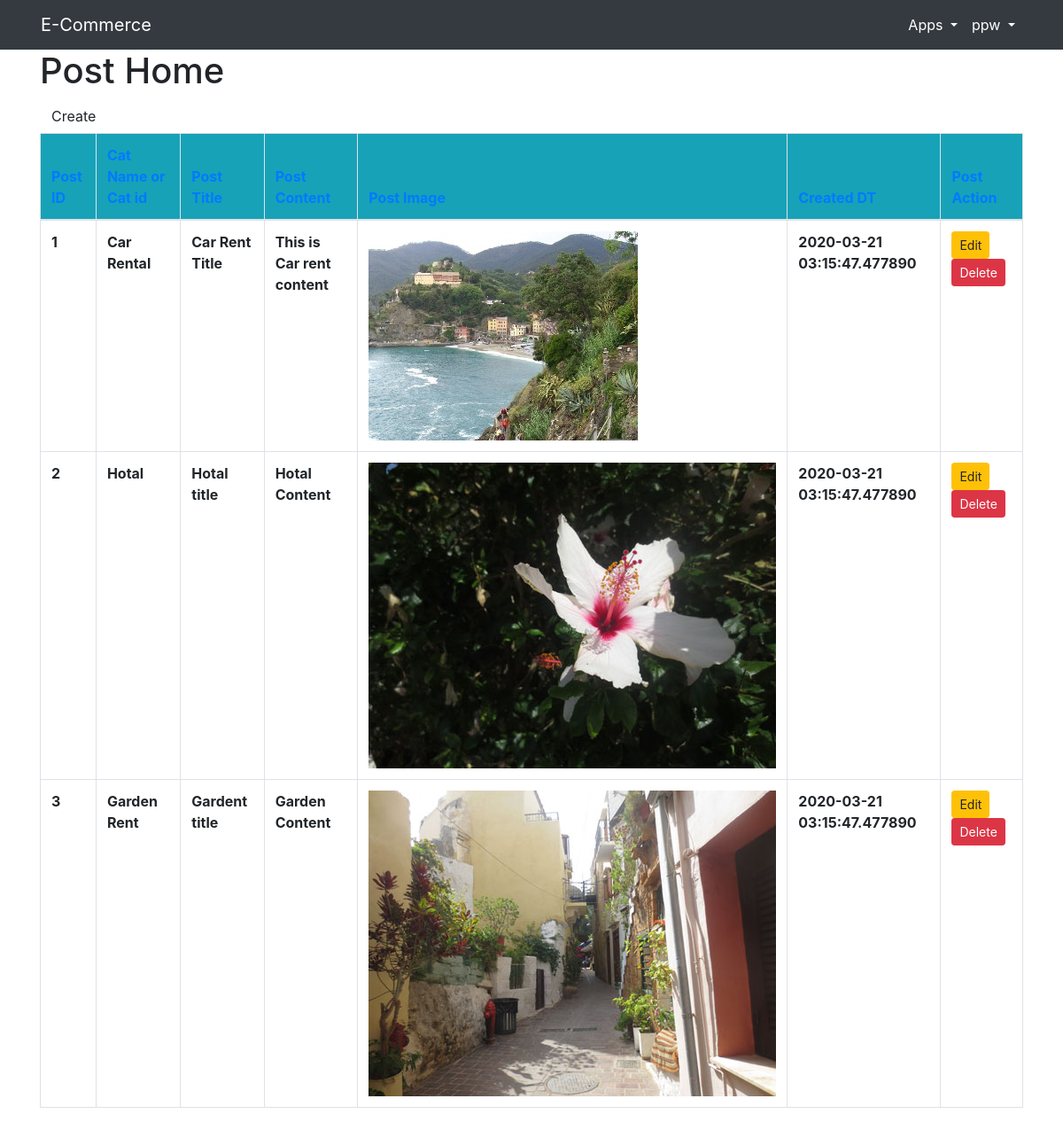
/post (signed in), run on the app's committed database.
### app.py (models this page shows)
class Post(db.Model):
    id = db.Column(db.Integer,primary_key=True)
    title = db.Column(db.String(200),nullable=False)
    image = db.Column(db.String(200),nullable=False)
    content = db.Column(db.String(200),nullable=False)
    cat_id = db.Column(db.Integer)
    created_at = db.Column(db.DateTime,default=datetime.utcnow())

class Category(db.Model):
    id = db.Column(db.Integer,primary_key=True)
    name = db.Column(db.String(200),nullable=False)
    created_at = db.Column(db.DateTime,default=datetime.utcnow())

### app.py (the view)
@app.route('/post')
def postHome():
    context = {
        "posts":Post.query.all(),
        "title":"Post Home page",
        "cats" : Category.query.all()
    }
    return render_template('post.html',context=context)

### templates/post.html
{% extends 'base.html' %}
{% block content %}
<div class="container">
  <h1>Post Home</h1>
  <a href="{{url_for('postCreate')}}" class="btn btn-sm-primary">Create</a>
  <table class="table table-bordered">
    <thead>
      <tr class="bg-info text-primary">
        <th scope="col">Post ID</th>
        <th scope="col">Cat Name or Cat id</th>
        <th scope="col">Post Title</th>
        <th scope="col">Post Content</th>
        <th scope="col">Post Image</th>
        <th scope="col">Created DT</th>
        <th scope="col">Post Action</th>
      </tr>
    </thead>
    <tbody>
      {% for post in context.posts %}
      <tr>
        <th scope="row">{{post.id}}</th>
        {%for cat in context.cats %}
         {% if cat.id == post.cat_id %}
        <th scope="row">{{cat.name}}</th>
        {% endif %}
        {% endfor %}
        <th scope="row">{{post.title}}</th>
        <th scope="row">{{post.content}}</th>
        <th scope="row"><img src="{{url_for('static',filename='imgs/'+post.image)}}" alt="Default.png"></th>
        <th scope="row">{{post.created_at}}</th>
        <th scope="row">
          <a href="{{url_for('postEdit',id=post.id)}}" class="btn btn-sm btn-warning">Edit</a>
          <a href="{{url_for('postDelete',id=post.id)}}" class="btn btn-sm btn-danger">Delete</a>
        </th>
        {%endfor%}
      </tr>
    </tbody>
  </table>
</div>
{% endblock %}

### data on the page
Post: id "1", title "Car Rent Title", content "This is Car rent content", image (picture), created_at "2020-03-21 03:15:47.477890"
Category: name "Car Rental"
Post: id "2", title "Hotal title", content "Hotal Content", image (picture), created_at "2020-03-21 03:15:47.477890"
Category: name "Hotal"
Post: id "3", title "Gardent title", content "Garden Content", image (picture), created_at "2020-03-21 03:15:47.477890"
Category: name "Garden Rent"

### other printed values
{{ session["username"] }} "ppw"
